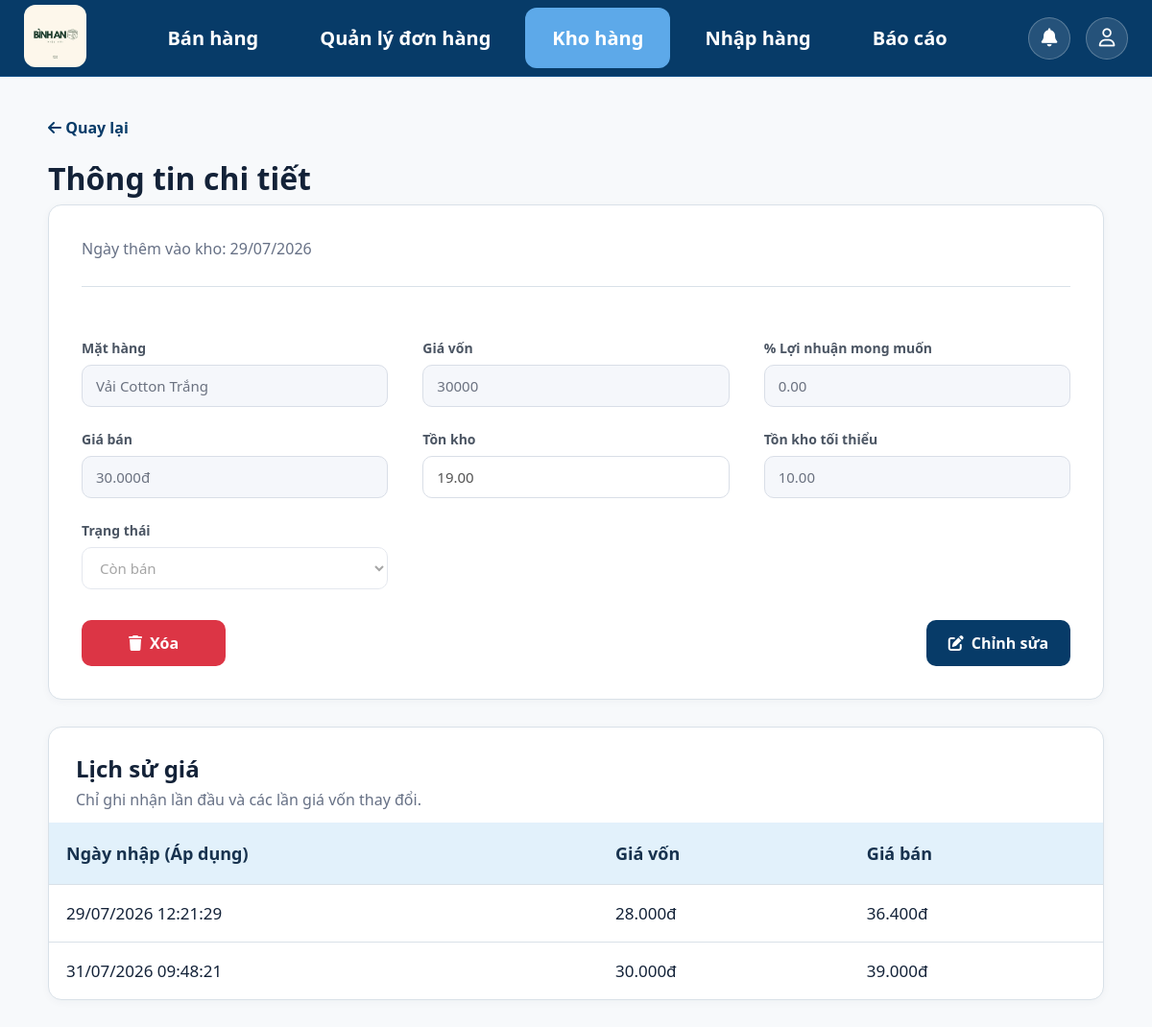
The page /inventory/product-detail/1/ (signed in) on the database as committed earlier.
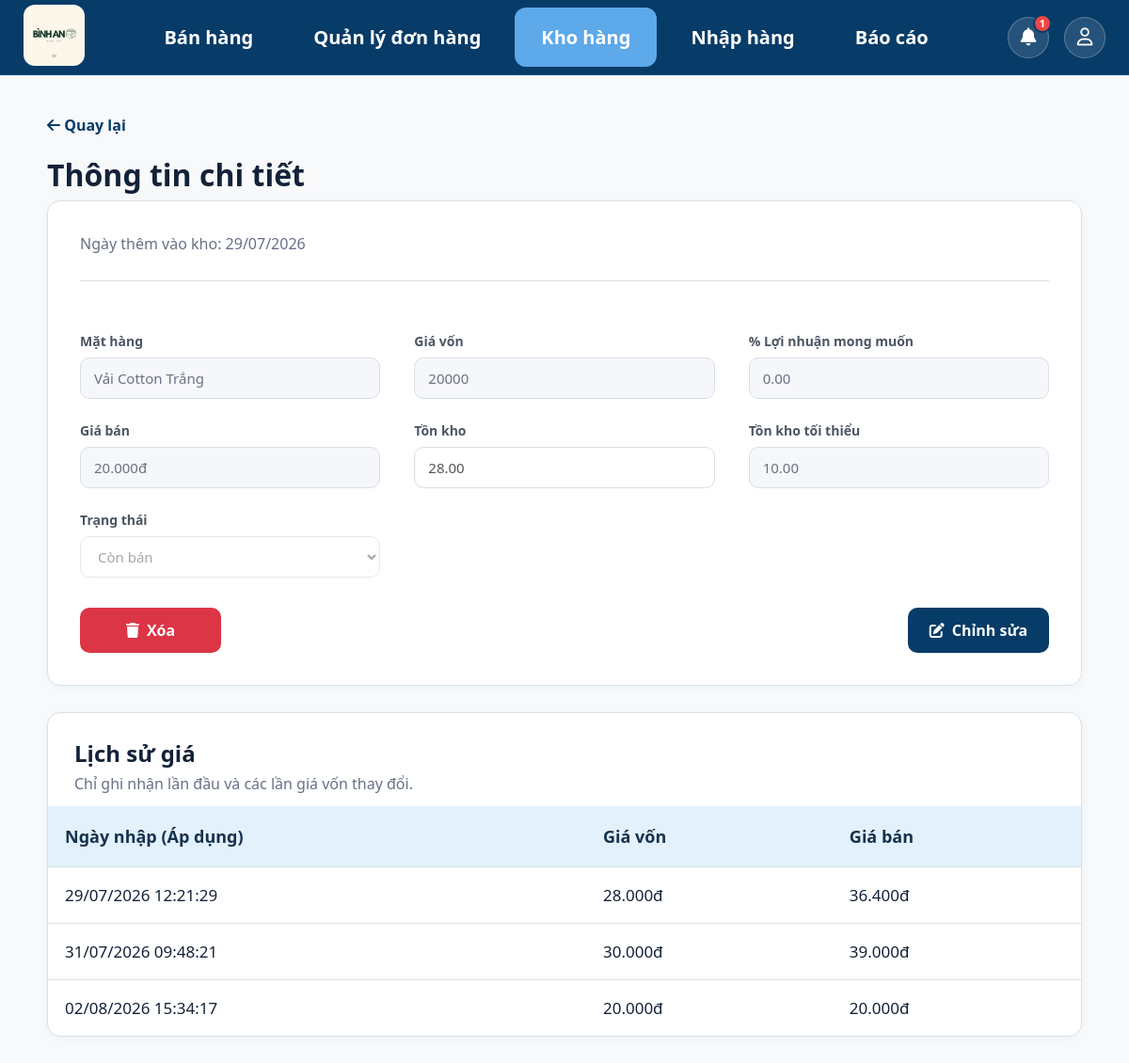
The same page on the database as committed later.
### inventory/models.py (models this page shows, shortened)
class Product(models.Model):
    class Status(models.TextChoices):
        ACTIVE = "active", "Còn bán"
        INACTIVE = "inactive", "Ngừng kinh doanh"
    name = models.CharField(max_length=200,unique=True,verbose_name="Tên vải"    )
    cost_price = models.DecimalField(max_digits=12,decimal_places=0,default=0, verbose_name="Giá vốn"    )
    selling_price = models.DecimalField(max_digits=12,decimal_places=0,default=0,verbose_name="Giá bán")
    stock_quantity = models.DecimalField(max_digits=10,decimal_places=2,default=Decimal("0.00"),verbose_name="Tồn kho (mét)")
    minimum_stock = models.DecimalField(max_digits=10,decimal_places=2,default=10,verbose_name="Tồn kho tối thiểu")
    status = models.CharField(max_length=20,choices=Status.choices,default=Status.ACTIVE, verbose_name="Trạng thái")
    created_at = models.DateTimeField(auto_now_add=True)
    updated_at = models.DateTimeField(auto_now=True)
    profit_margin = models.DecimalField(max_digits=5,decimal_places=2,default=Decimal("0.00"), verbose_name="Tỷ lệ lợi nhuận (%)")
    class Meta:
        verbose_name = "Mặt hàng"
        verbose_name_plural = "Mặt hàng"
        ordering = ["name"]

class ProductPriceHistory(models.Model):
    product = models.ForeignKey(
        Product,
        on_delete=models.CASCADE,
        related_name="price_history",
        verbose_name="Sản phẩm",
    )
    cost_price = models.DecimalField(
        max_digits=12,
        decimal_places=0,
        verbose_name="Giá vốn",
    )
    selling_price = models.DecimalField(
        max_digits=12,
        decimal_places=0,
        verbose_name="Giá bán",
    )
    created_at = models.DateTimeField(
        auto_now_add=True,
        verbose_name="Thời điểm áp dụng",
    )
    class Meta:
        ordering = ["-created_at"]
        verbose_name = "Lịch sử giá"
        verbose_name_plural = "Lịch sử giá"

### inventory/views.py (the view)
# urls.py: path("product-detail/<int:product_id>/", views.product_detail, name="product_detail"),
@login_required(login_url="login")
def product_detail(request, product_id):
    if not request.user.is_owner:
        return HttpResponseForbidden("Bạn không có quyền xem chi tiết hàng hóa.")
    product = get_object_or_404(Product.objects.prefetch_related("price_history"),pk=product_id,)
    if request.method == "POST":
        form = ProductForm(request.POST, instance=product)
        if not form.is_valid():
            return error_response(message="Dữ liệu không hợp lệ.", status=400,)
        form.save()
        return success_response(message="Cập nhật mặt hàng thành công.")
    form = ProductForm(instance=product)
    return render(request, "inventory/product_detail.html",
        {   "product": product,
            "form": form,
            "price_history": product.price_history.order_by("created_at"),
        },
    )

### accounts/context_processors.py (called while the page is built)
def notifications_context(request):
    if request.user.is_authenticated:
        user_notifications = Notification.objects.filter(receiver=request.user).order_by("-created_at")[:10]
        unread_count = Notification.objects.filter(receiver=request.user, is_read=False).count()
        return {
            "notifications": user_notifications,
            "unread_notification_count": unread_count,
        }
    return {
        "notifications": [],
        "unread_notification_count": 0,
    }

### accounts/models.py (called while the page is built)
    @property
    def is_owner(self):
        return self.role == self.Role.OWNER

### sales/templatetags/money.py (called while the page is built)
@register.filter
def money(value):
    if value in [None, ""]:
        return ""
    try:
        numeric_value = float(value)
        return f"{numeric_value:,.0f}".replace(",", ".") + "đ"
    except (ValueError, TypeError):
        return value

### templates/inventory/product_detail.html (shortened to what this page needs)
{% extends "base.html" %}
{% load static %}
{% load money%}
{% block nav_product %}
    active
{% endblock %}
{% block css %}
<link rel="stylesheet" href="{% static 'css/inventory.css' %}">
{% endblock %}
{% block content %}
    <div class="page-content detail-page">
        <a class="back-link" href="{% url 'inventory:product_list' %}"><i class="fa-solid fa-arrow-left"></i> Quay lại</a>
            <h1>Thông tin chi tiết</h1>
        <section class="detail-card {% if product.stock_quantity <= product.minimum_stock %}low-stock-card{% endif %}">
            <div class="detail-title">
                <div>
                    <p>Ngày thêm vào kho: {{ product.created_at|date:"d/m/Y" }}</p>
                </div>
            </div>
            <form id="editProductForm" method="post" action="">
                <div class="detail-stats">
                    <div class="form-group">
                        <label for="id_name">{{ form.name.label }}</label>
                        {{ form.name }}
                    </div>
                    <div class="form-group">
                        <label for="id_cost_price">{{ form.cost_price.label }}</label>
                        {{ form.cost_price }}
                    </div>
                    <div class="form-group">
                        <label for="id_profit_margin">{{ form.profit_margin.label }}</label>
                        {{ form.profit_margin }}
                    </div>
                    <div class="form-group">
                        <label for="selling-price">Giá bán</label>
                        <input id="selling-price" class="form-control" type="text" value="{{ product.selling_price|money|default:'0đ' }}" readonly autocomplete="off">
                    </div>
                    <div class="form-group">
                        <label for="id_stock_quantity">Tồn kho</label>
                        {{ form.stock_quantity }}
                    </div>
                    <div class="form-group">
                        <label for="id_minimum_stock">{{ form.minimum_stock.label }}</label>
                        {{ form.minimum_stock }}
                    </div>
                    <div class="form-group">
                        <label for="id_status">{{ form.status.label }}</label>
                        {{ form.status }}
                    </div>
                </div>
                <div class="detail-actions">
                    <button type="button" class="btn-delete">
                        <i class="fa-solid fa-trash"></i> Xóa
                    </button>
                    <div class="action-buttons">
                        <button type="button"
                            id="btnEdit"
                            class="btn-edit">
                            <i class="fa-solid fa-pen-to-square"></i> Chỉnh sửa
                        </button>
                    </div>
                </div>
            </form>
        </section>
        <section class="history-card">
            <div class="section-heading">
                <div>
                    <h2>Lịch sử giá</h2>
                    <p>Chỉ ghi nhận lần đầu và các lần giá vốn thay đổi.</p>
                </div>
            </div>
            <table>
                <thead>
                    <tr><th>Ngày nhập (Áp dụng)</th><th>Giá vốn</th><th>Giá bán</th></tr>
                </thead>
                <tbody>
                    {% for history in price_history %}
                        <tr>
                            <td>{{ history.created_at|date:"d/m/Y H:i:s" }}</td>
                            <td>{{ history.cost_price|money|default:'0đ'}}</td>
                            <td>{{ history.selling_price|money|default:'0đ'}}</td>
                        </tr>
                    {% empty %}
                        <tr><td colspan="3" class="empty-state">Chưa có lịch sử giá. Lịch sử được tạo khi thêm mới hoặc thay đổi giá vốn.</td></tr>
                    {% endfor %}
                </tbody>
            </table>
        </section>
    </div>
{% endblock%}

Rows that differ between the two databases and show on the page:
changed Product "Vải Cotton Trắng": cost_price "30000" → "20000"; selling_price "30.000đ" → "20.000đ"; stock_quantity "19.00" → "28.00"
added ProductPriceHistory: created_at "02/08/2026 15:34:17", cost_price "20.000đ", selling_price "20.000đ"
Other text that changed with them:
{{ unread_notification_count }}: (not shown) → "1"
